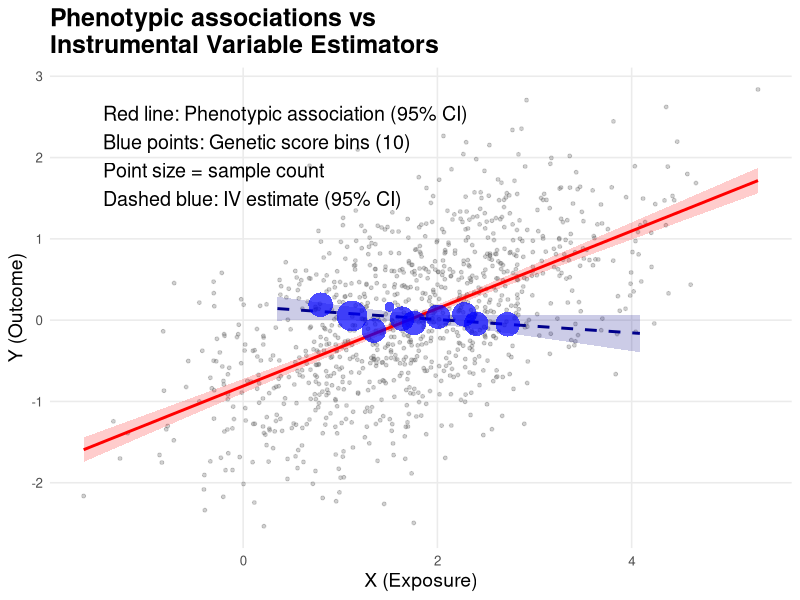
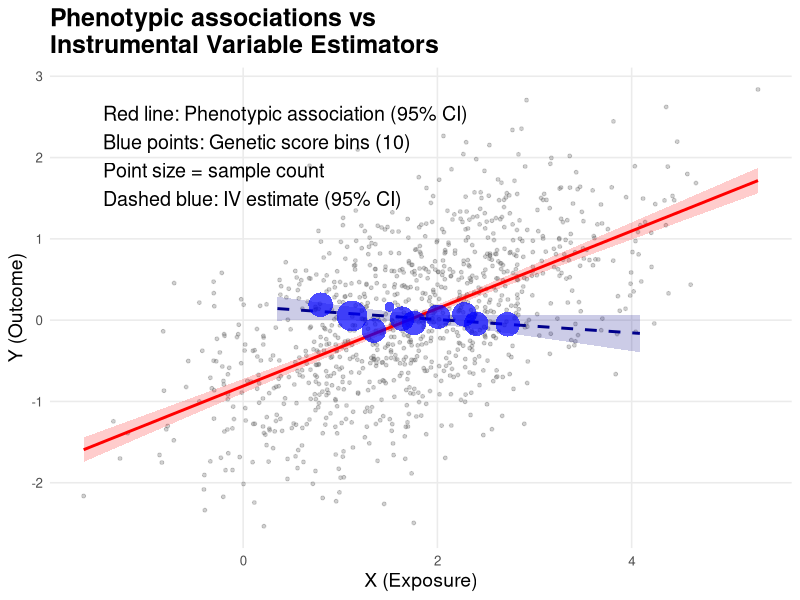
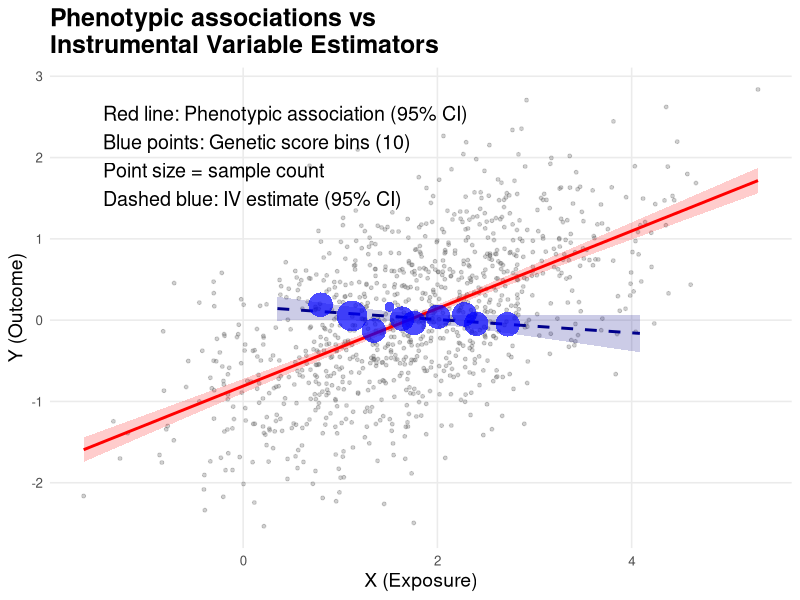

The R source for these figures, in order:
# Simulate data with confounding but no causal effect
# X and Y are positively confounded, but X has no causal effect on Y

set.seed(123)
n <- 1000
n_snps <- 10

# Simulate SNPs (genetic variants)
# Each SNP coded as 0, 1, or 2 (number of effect alleles)
G <- matrix(rbinom(n * n_snps, 2, 0.3), ncol = n_snps)

# Simulate confounder U
U <- rnorm(n)

# Genetic effect on X
beta_G <- rnorm(n_snps, mean = 0.3, sd = 0.1)
genetic_component <- G %*% beta_G

# X is influenced by genetics and confounder
X <- as.numeric(genetic_component) + 0.8 * U + rnorm(n, sd = 0.5)

# Y is influenced by confounder only (NO causal effect from X)
# This creates positive confounding between X and Y
Y <- 0.8 * U + rnorm(n, sd = 0.5)

# Calculate genetically predicted X (first stage)
first_stage <- lm(X ~ G)
X_predicted <- predict(first_stage)

# Observational estimate (biased due to confounding)
obs_model <- lm(Y ~ X)
obs_coef <- coef(obs_model)

# Get confidence intervals for observational model
obs_se <- summary(obs_model)$coefficients[2, 2]
obs_ci <- confint(obs_model, level = 0.95)

# IV estimate using two-stage least squares
# Stage 1: regress X on G (already done above)
# Stage 2: regress Y on predicted X
iv_model <- lm(Y ~ X_predicted)
iv_coef <- coef(iv_model)

# Get confidence intervals for IV model
iv_se <- summary(iv_model)$coefficients[2, 2]
iv_ci <- confint(iv_model, level = 0.95)

# Create the plot
library(ggplot2)
library(dplyr)

# Prepare data for plotting
plot_data <- data.frame(
  X = X,
  Y = Y,
  X_predicted = X_predicted
)

# Bin the genetically predicted X into discrete classes (e.g., deciles)
n_bins <- 10
plot_data$pgs_class <- cut(
  X_predicted, 
  breaks = quantile(X_predicted, probs = seq(0, 1, length.out = n_bins + 1)),
  include.lowest = TRUE,
  labels = FALSE
)

# Calculate mean X, mean Y, and count for each polygenic score class
pgs_summary <- plot_data %>%
  group_by(pgs_class) %>%
  summarise(
    mean_X = mean(X),
    mean_Y = mean(Y),
    n = n(),
    .groups = "drop"
  )

# Create the figure
p <- ggplot(plot_data, aes(x = X, y = Y)) +
  # Observational scatter points
  geom_point(alpha = 0.3, color = "gray40", size = 1) +
  # Observational regression line with confidence band
  geom_smooth(
    method = "lm",
    color = "red",
    fill = "red",
    alpha = 0.2,
    linewidth = 1,
    linetype = "solid"
  ) +
  # IV regression line with confidence band
  geom_smooth(
    data = plot_data,
    aes(x = X_predicted, y = Y),
    method = "lm",
    color = "darkblue",
    fill = "darkblue",
    alpha = 0.2,
    linewidth = 1,
    linetype = "dashed",
    se = TRUE
  ) +
  # IV aggregated points (binned by polygenic score)
  geom_point(
    data = pgs_summary,
    aes(x = mean_X, y = mean_Y, size = n),
    alpha = 0.7,
    color = "blue",
    shape = 16
  ) +
  # Scale for point size
  scale_size_continuous(
    name = "N per bin",
    range = c(3, 10)
  ) +
  labs(
    title = "Phenotypic associations vs\nInstrumental Variable Estimators",
    x = "X (Exposure)",
    y = "Y (Outcome)"
  ) +
  theme_minimal(base_size = 12) +
  theme(
    plot.title = element_text(face = "bold", size = 18),
    plot.subtitle = element_text(size = 10),
    panel.grid.minor = element_blank(),
    axis.title = element_text(size = 14),
    legend.position = "none"
  ) +
  annotate(
    "text",
    x = min(X) + 0.2,
    y = max(Y) - 0.2,
    label = sprintf("Red line: Phenotypic association (95%% CI)\nBlue points: Genetic score bins (%d)\nPoint size = sample count\nDashed blue: IV estimate (95%% CI)", n_bins),
    hjust = 0,
    vjust = 1,
    size = 5,
    color = "black"
  )

# Display the plot
print(p)
# Save the plot
ggsave("obs_iv_comparison.png", plot = p, width = 7, height = 7, dpi = 300)
ggsave("obs_iv_comparison.svg", plot = p, width = 7, height = 7, dpi = 300)
